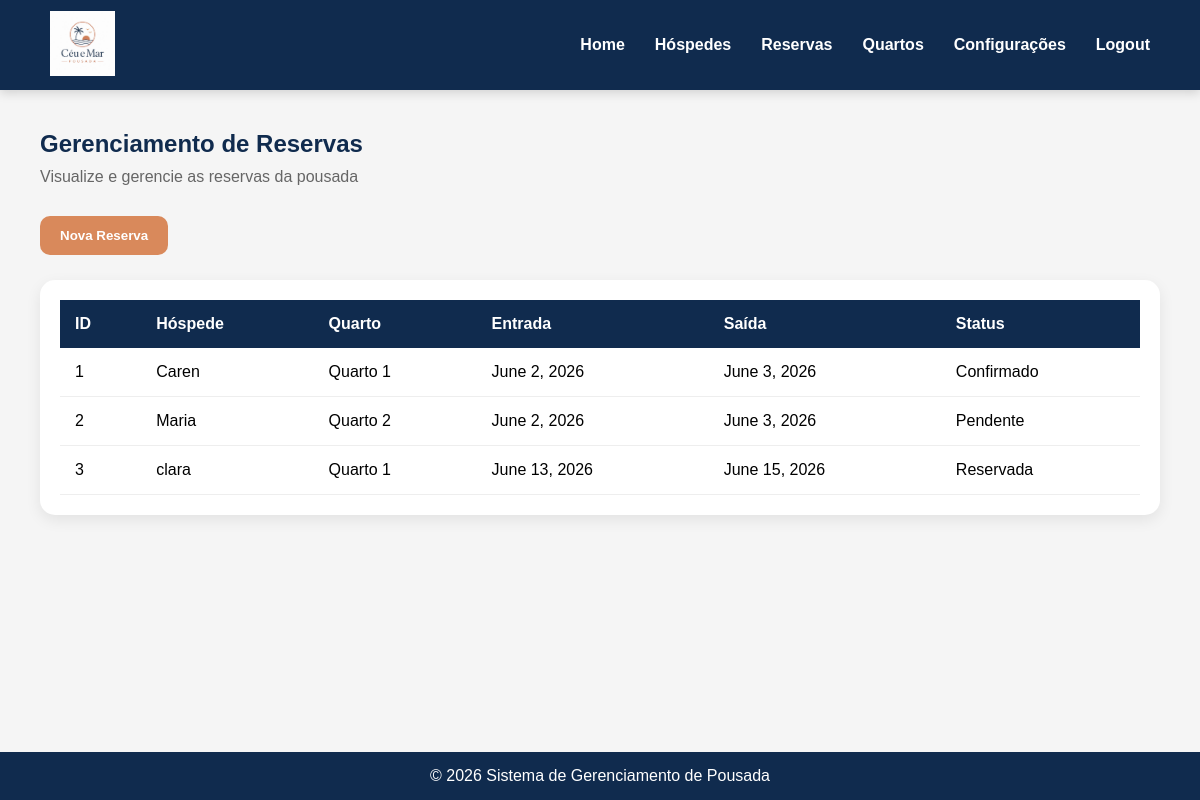
/reservas/ (signed in), run on the app's committed database.
### reservas/models.py (models this page shows, shortened)
class Reserva (models.Model):
    STATUS_CHOICES = [
        ('Reservada', 'Reservada'),
        ('Hospedada', 'Hospedada'),
        ('Finalizada', 'Finalizada'),
        ('Cancelada', 'Cancelada'),
    ]
    id=models.BigAutoField(primary_key=True) #chave primária
    hospede = models.ForeignKey(Hospede,on_delete=models.CASCADE)
    quarto=models.ForeignKey(Quarto,on_delete=models.CASCADE)
    data_entrada=models.DateField()
    data_saida=models.DateField()
    status=models.CharField(max_length=20,choices=STATUS_CHOICES)

### hospedes/models.py (models this page shows, shortened)
class Hospede (models.Model):
    nome = models.CharField(max_length=30)
    cpf = models.CharField(max_length=14)
    telefone = models.CharField(max_length=15)
    email = models.EmailField()

### quartos/models.py (models this page shows, shortened)
class Quarto(models.Model):
    TIPO_CHOICES = [
        ('Solteiro', 'Solteiro'),
        ('Casal', 'Casal'),
        ('Luxo', 'Luxo'),
        ('Família', 'Família'),
    ]
    numero = models.IntegerField()
    tipo = models.CharField(
        max_length=20,
        choices=TIPO_CHOICES
    )
    capacidade = models.IntegerField()
    valor_diaria = models.DecimalField(
        max_digits=8,
        decimal_places=2
    )
    disponivel = models.BooleanField(
        default=True
    )

### reservas/views.py (the view)
# urls.py: path('reservas/', views_reservas.index, name='reservas'),
def index(request):
    reservas = Reserva.objects.all()
    return render(
        request,
        'telareservas.html',
        {'reservas': reservas}
    )

### reservas/templates/telareservas.html (shortened to what this page needs)
{% load static %}
<!DOCTYPE html>
<html lang="pt-br">
<head>
</head>
<body>
  <header>
    <div class="logo">
      <img src="{% static 'LogoCM.jpeg'%}" alt="Logo da pousada">
    </div>
      <nav>
        <a href="/home/">Home</a>
        <a href="/hospedes/">Hóspedes</a>
        <a href="/reservas/">Reservas</a>
        {% if request.user.is_superuser %}
            <a href="/quartos/">Quartos</a>
            <a href="/admin/">Configurações</a>
        {% endif %}
        <a href="{% url 'logout' %}">Logout</a>
      </nav>
  </header>
  <main>
    <section class="cabecalho-pagina">
      <h1>Gerenciamento de Reservas</h1>
      <p>Visualize e gerencie as reservas da pousada</p>
    </section>
    <section class="barra-acoes">
      <a href="{% url 'nova_reserva'%}">
        <button class="btn-nova-reserva">Nova Reserva</button>
      </a>
    </section>
    <section class="tabela-container">
      <table>
        <thead>
          <tr>
            <th>ID</th>
            <th>Hóspede</th>
            <th>Quarto</th>
            <th>Entrada</th>
            <th>Saída</th>
            <th>Status</th>
          </tr>
        </thead>
        <tbody>
          {% for reserva in reservas %}
          <tr>
            <td>{{ reserva.id }}</td>
            <td>{{ reserva.hospede.nome }}</td>
            <td>Quarto {{ reserva.quarto.numero }}</td>
            <td>{{ reserva.data_entrada }}</td>
            <td>{{ reserva.data_saida }}</td>
            <td>{{ reserva.status }}</td>
          </tr>
          {% empty %}
          <tr>
            <td colspan="7" style="text-align:center;">
              Nenhuma reserva cadastrada.
            </td>
          </tr>
          {% endfor %}
        </tbody>
      </table>
    </section>
  </main>
  <footer>
    <p>&copy; 2026 Sistema de Gerenciamento de Pousada</p>
  </footer>
</body>
</html>

### reservas/templates/telareservas.html (style rules this page uses)
* { margin:0; padding:0; box-sizing:border-box; }
body { font-family: Arial, Helvetica, sans-serif; background-color:#F5F5F5; min-height:100vh; display:flex; flex-direction:column; }
header { background-color:#102B4E; height:90px; display:flex; justify-content:space-between; align-items:center; padding:0 50px; box-shadow:0 3px 10px rgba(0,0,0,.15); }
.logo img { height:65px; }
nav { display:flex; gap:30px; }
nav a { text-decoration:none; color:white; font-weight:bold; transition:0.3s; }
main { flex:1; padding:40px; }
.cabecalho-pagina { margin-bottom:30px; }
.cabecalho-pagina h1 { color:#102B4E; margin-bottom:10px; }
.cabecalho-pagina p { color:#666; }
.barra-acoes { display:flex; gap:15px; margin-bottom:25px; align-items:center; }
.btn-nova-reserva { background-color:#D9895B; color:white; border:none; padding:12px 20px; border-radius:10px; cursor:pointer; font-weight:bold; }
.tabela-container { background:white; padding:20px; border-radius:15px; box-shadow:0 5px 15px rgba(0,0,0,.08); }
table { width:100%; border-collapse:collapse; }
th { background:#102B4E; color:white; padding:15px; text-align:left; }
td { padding:15px; border-bottom:1px solid #eee; }
footer { background:#102B4E; color:white; text-align:center; padding:15px; }

### data on the page
Reserva: id "1", hospede.nome "Caren", quarto.numero "1", data_entrada "June 2, 2026", data_saida "June 3, 2026", status "Confirmado"
Reserva: id "2", hospede.nome "Maria", quarto.numero "2", data_entrada "June 2, 2026", data_saida "June 3, 2026", status "Pendente"
Reserva: id "3", hospede.nome "clara", quarto.numero "1", data_entrada "June 13, 2026", data_saida "June 15, 2026", status "Reservada"
